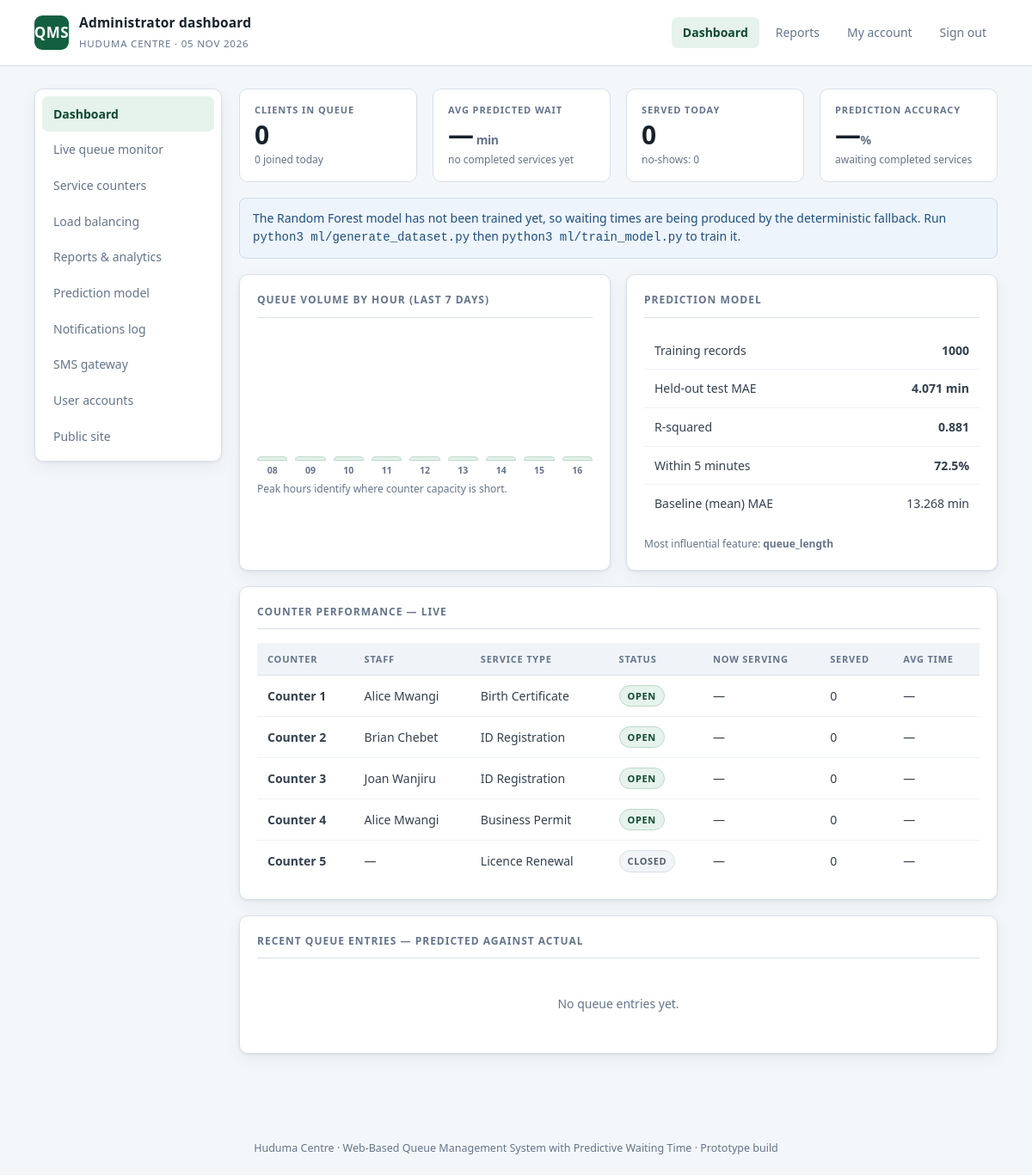
Screenshot of /admin/dashboard.php (signed in) with the database file from the repository.
### tables this page shows
CREATE TABLE service_counter (
    counter_id        INT AUTO_INCREMENT PRIMARY KEY,
    counter_name      VARCHAR(60)  NOT NULL,
    service_type      VARCHAR(80)  NOT NULL,
    status            ENUM('open','closed') NOT NULL DEFAULT 'closed',
     
     
     
    overflow_enabled  TINYINT(1) NOT NULL DEFAULT 1,
    assigned_staff_id INT DEFAULT NULL,
    CONSTRAINT fk_counter_staff FOREIGN KEY (assigned_staff_id)
        REFERENCES user (user_id) ON DELETE SET NULL,
    INDEX idx_counter_service (service_type, status)
);

CREATE TABLE user (
    user_id        INT AUTO_INCREMENT PRIMARY KEY,
    full_name      VARCHAR(120)  NOT NULL,
    phone_number   VARCHAR(20)   NOT NULL,
    email          VARCHAR(120)  DEFAULT NULL,
    password_hash  VARCHAR(255)  DEFAULT NULL,
    role           ENUM('client','staff','admin') NOT NULL DEFAULT 'client',
    created_at     DATETIME      NOT NULL DEFAULT CURRENT_TIMESTAMP,
    INDEX idx_user_phone (phone_number),
    UNIQUE KEY uq_user_email (email)
);

### includes/helpers.php (called while the page is built, shortened)
<?php
require_once __DIR__ . '/db.php';
function e(?string $s): string
{
    return htmlspecialchars((string)$s, ENT_QUOTES, 'UTF-8');
}

### includes/auth.php (called while the page is built, shortened)
<?php
require_once __DIR__ . '/helpers.php';
function auth_user(): ?array
{
    return $_SESSION['user'] ?? null;
}

### includes/db.php (called while the page is built, shortened)
<?php
function db(): PDO
{
    static $pdo = null;
    if ($pdo === null) {
        $dsn = sprintf('mysql:host=%s;dbname=%s;charset=utf8mb4', DB_HOST, DB_NAME);
        try {
            $pdo = new PDO($dsn, DB_USER, DB_PASS, [
                PDO::ATTR_ERRMODE            => PDO::ERRMODE_EXCEPTION,
                PDO::ATTR_DEFAULT_FETCH_MODE => PDO::FETCH_ASSOC,
                PDO::ATTR_EMULATE_PREPARES   => false,
            ]);
        } catch (PDOException $e) {
            http_response_code(500);
            die('Database connection failed. Check config/config.php. '
                . (APP_DEBUG ? htmlspecialchars($e->getMessage()) : ''));
        }
    }
    return $pdo;
}
function q(string $sql, array $params = []): PDOStatement
{
    $stmt = db()->prepare($sql);
    $stmt->execute($params);
    return $stmt;
}
function q_one(string $sql, array $params = []): ?array
{
    $row = q($sql, $params)->fetch();
    return $row === false ? null : $row;
}
function q_all(string $sql, array $params = []): array
{
    return q($sql, $params)->fetchAll();
}
function q_val(string $sql, array $params = [], $default = null)
{
    $v = q($sql, $params)->fetchColumn();
    return $v === false ? $default : $v;
}

### admin/dashboard.php (the view, shortened to what this page needs)
<?php
require_once __DIR__ . '/../includes/layout.php';
$inQueue = (int)q_val(
    'SELECT COUNT(*) FROM queue_entry WHERE status IN ("waiting","checked_in")', [], 0);
$peakToday = (int)q_val(
    'SELECT COUNT(*) FROM queue_entry WHERE DATE(join_time) = CURDATE()', [], 0);
$avgPredicted = q_val(
    'SELECT AVG(predicted_wait_time) FROM queue_entry
      WHERE status IN ("waiting","checked_in") AND predicted_wait_time IS NOT NULL');
$servedToday = (int)q_val(
    'SELECT COUNT(*) FROM queue_entry
      WHERE status = "completed" AND DATE(service_end_time) = CURDATE()', [], 0);
$noShowsToday = (int)q_val(
    'SELECT COUNT(*) FROM queue_entry
      WHERE status = "expired" AND DATE(expiry_time) = CURDATE()', [], 0);
$accuracy = q_one(
    'SELECT COUNT(*) AS n,
            AVG(ABS(predicted_wait_time -
                TIMESTAMPDIFF(SECOND, join_time, service_start_time)/60)) AS mae,
            AVG(TIMESTAMPDIFF(SECOND, join_time, service_start_time)/60) AS actual_avg
       FROM queue_entry
      WHERE status = "completed"
        AND predicted_wait_time IS NOT NULL
        AND service_start_time IS NOT NULL
        AND prediction_source = "model"');
$withinTolerance = q_val(
    'SELECT AVG(ABS(predicted_wait_time -
                TIMESTAMPDIFF(SECOND, join_time, service_start_time)/60) <= 5) * 100
       FROM queue_entry
      WHERE status = "completed" AND predicted_wait_time IS NOT NULL
        AND service_start_time IS NOT NULL AND prediction_source = "model"');
$byHour = [];
$maxHour = $byHour ? max($byHour) : 0;
$counters = q_all(
    'SELECT sc.*, u.full_name AS staff_name,
            (SELECT qe.queue_number FROM queue_entry qe
              WHERE qe.counter_id = sc.counter_id
                AND qe.status IN ("called","in_service")
              ORDER BY qe.called_time DESC LIMIT 1) AS now_serving,
            (SELECT COUNT(*) FROM queue_entry qe
              WHERE qe.counter_id = sc.counter_id AND qe.status = "completed") AS served,
            (SELECT AVG(sl.service_duration)/60 FROM service_log sl
              WHERE sl.counter_id = sc.counter_id AND sl.status = "completed") AS avg_minutes
       FROM service_counter sc
  LEFT JOIN user u ON u.user_id = sc.assigned_staff_id
   ORDER BY sc.counter_id');
$recent = q_all(
    'SELECT qe.queue_number, qe.service_type, qe.status, qe.predicted_wait_time,
            qe.prediction_source, qe.delivery_channel, qe.join_time,
            TIMESTAMPDIFF(SECOND, qe.join_time, qe.service_start_time)/60 AS actual_wait,
            sc.counter_name
       FROM queue_entry qe
  LEFT JOIN service_counter sc ON sc.counter_id = qe.counter_id
   ORDER BY qe.queue_entry_id DESC LIMIT 12');
$modelTrained = is_file(MODEL_FILE);
$metrics = null;
if (is_file(ML_DIR . '/model/training_metrics.json')) {
    $metrics = json_decode(file_get_contents(ML_DIR . '/model/training_metrics.json'), true);
}
page_head('Dashboard', 'dashboard', [
    'heading'    => 'Administrator dashboard',
    'subheading' => CENTRE_NAME . ' · ' . date('d M Y'),
]);
?>
<div class="side-layout">
  <nav class="sidenav">
    <a class="on" href="dashboard.php">Dashboard</a>
    <a href="monitor.php">Live queue monitor</a>
    <a href="counters.php">Service counters</a>
    <a href="balancing.php">Load balancing</a>
    <a href="reports.php">Reports &amp; analytics</a>
    <a href="model.php">Prediction model</a>
    <a href="notifications.php">Notifications log</a>
    <a href="gateway.php">SMS gateway</a>
    <a href="users.php">User accounts</a>
    <a href="../index.php">Public site</a>
  </nav>
  <div>
    <div class="grid g4" style="margin-bottom:18px;">
      <div class="stat"><div class="k">Clients in queue</div>
        <div class="v"><?= $inQueue ?></div>
        <div class="d"><?= $peakToday ?> joined today</div></div>
      <div class="stat"><div class="k">Avg predicted wait</div>
        <div class="v"><?= $avgPredicted !== null
              ? number_format((float)$avgPredicted, 0) : '—' ?><small> min</small></div>
        <div class="d"><?= $accuracy && $accuracy['actual_avg'] !== null
              ? 'actual: ' . number_format((float)$accuracy['actual_avg'], 1) . ' min'
              : 'no completed services yet' ?></div></div>
      <div class="stat"><div class="k">Served today</div>
        <div class="v"><?= $servedToday ?></div>
        <div class="d">no-shows: <?= $noShowsToday ?></div></div>
      <div class="stat"><div class="k">Prediction accuracy</div>
        <div class="v"><?= $withinTolerance !== null
              ? number_format((float)$withinTolerance, 0) : '—' ?><small>%</small></div>
        <div class="d"><?= $accuracy && $accuracy['mae'] !== null
              ? 'MAE ' . number_format((float)$accuracy['mae'], 1) . ' min over '
                . (int)$accuracy['n'] . ' services'
              : 'awaiting completed services' ?></div></div>
    </div>
    <?php if (!$modelTrained): ?>
      <div class="alert info">
        The Random Forest model has not been trained yet, so waiting times are
        being produced by the deterministic fallback. Run
        <code>python3 ml/generate_dataset.py</code> then
        <code>python3 ml/train_model.py</code> to train it.
      </div>
    <?php endif; ?>
    <div class="grid g2">
      <div class="panel">
        <h2>Queue volume by hour (last 7 days)</h2>
        <div class="bars-wrap">
          <div class="bars">
            <?php for ($h = OPENING_HOUR; $h < CLOSING_HOUR; $h++):
                $n = $byHour[$h] ?? 0;
                $pct = $maxHour > 0 ? max(3, (int)round($n / $maxHour * 100)) : 3; ?>
              <div class="b" style="height:<?= $pct ?>%" title="<?= $n ?> clients">
                <b><?= sprintf('%02d', $h) ?></b>
              </div>
            <?php endfor; ?>
          </div>
        </div>
        <p class="tiny muted">Peak hours identify where counter capacity is short.</p>
      </div>
      <div class="panel">
        <h2>Prediction model</h2>
        <?php if ($metrics): ?>
          <table>
            <tr><td>Training records</td><td class="right"><b><?= (int)$metrics['records'] ?></b></td></tr>
            <tr><td>Held-out test MAE</td><td class="right"><b><?= e($metrics['mae_minutes']) ?> min</b></td></tr>
            <tr><td>R-squared</td><td class="right"><b><?= e($metrics['r2']) ?></b></td></tr>
            <tr><td>Within 5 minutes</td><td class="right"><b><?= e($metrics['within_5_minutes_percent']) ?>%</b></td></tr>
            <tr><td>Baseline (mean) MAE</td><td class="right"><?= e($metrics['baseline_mae_minutes']) ?> min</td></tr>
          </table>
          <p class="tiny muted mt">
            Most influential feature:
            <b><?= e(array_key_first($metrics['feature_importance'])) ?></b>
          </p>
        <?php else: ?>
          <div class="empty">No training metrics found. Train the model to populate this panel.</div>
        <?php endif; ?>
      </div>
    </div>
    <div class="panel">
      <h2>Counter performance — live</h2>
      <table>
        <thead><tr>
          <th>Counter</th><th>Staff</th><th>Service type</th><th>Status</th>
          <th>Now serving</th><th>Served</th><th>Avg time</th>
        </tr></thead>
        <tbody>
        <?php foreach ($counters as $c): ?>
          <tr>
            <td><b><?= e($c['counter_name']) ?></b></td>
            <td><?= e($c['staff_name'] ?? '—') ?></td>
            <td><?= e($c['service_type']) ?></td>
            <td><?= badge($c['status']) ?></td>
            <td><?= e($c['now_serving'] ?? '—') ?></td>
            <td><?= (int)$c['served'] ?></td>
            <td><?= $c['avg_minutes'] !== null
                    ? number_format((float)$c['avg_minutes'], 1) . ' min' : '—' ?></td>
          </tr>
        <?php endforeach; ?>
        </tbody>
      </table>
    </div>
    <div class="panel">
      <h2>Recent queue entries — predicted against actual</h2>
      <?php if (!$recent): ?>
        <div class="empty">No queue entries yet.</div>
      <?php endif; ?>
    </div>
  </div>
</div>
<?php page_foot(); ?>

### includes/layout.php (shortened to what this page needs)
<?php
require_once __DIR__ . '/helpers.php';
require_once __DIR__ . '/auth.php';
function base_url(): string
{
    return defined('QMS_ROOT') ? QMS_ROOT : './';
}
function page_head(string $title, string $active = '', array $opts = []): void
{
    $root = base_url();
    $user = auth_user();
    ?><!DOCTYPE html>
<html lang="en">
<head>
<link rel="stylesheet" href="<?= e($root) ?>assets/css/style.css">
</head>
<body>
<header class="topbar">
  <div class="topbar-inner">
    <a class="brand" href="<?= e($root) ?>index.php">
      <span class="brand-mark">QMS</span>
      <span>
        <span class="brand-name"><?= e($opts['heading'] ?? 'Queue Management System') ?></span><br>
        <span class="brand-sub"><?= e($opts['subheading'] ?? CENTRE_NAME) ?></span>
      </span>
    </a>
    <nav class="nav">
      <?php if ($user && $user['role'] === 'staff'): ?>
        <a href="<?= e($root) ?>staff/counter.php" class="<?= $active === 'counter' ? 'on' : '' ?>">My counter</a>
        <a href="<?= e($root) ?>account.php" class="<?= $active === 'account' ? 'on' : '' ?>">My account</a>
        <a href="<?= e($root) ?>index.php">Public site</a>
        <a href="<?= e($root) ?>logout.php">Sign out</a>
      <?php elseif ($user && $user['role'] === 'admin'): ?>
        <a href="<?= e($root) ?>admin/dashboard.php" class="<?= $active === 'dashboard' ? 'on' : '' ?>">Dashboard</a>
        <a href="<?= e($root) ?>admin/reports.php" class="<?= $active === 'reports' ? 'on' : '' ?>">Reports</a>
        <a href="<?= e($root) ?>account.php" class="<?= $active === 'account' ? 'on' : '' ?>">My account</a>
        <a href="<?= e($root) ?>logout.php">Sign out</a>
      <?php endif; ?>
    </nav>
  </div>
</header>
<main class="wrap <?= !empty($opts['narrow']) ? 'wrap-narrow' : '' ?>">
<?php
}
function page_foot(): void
{
    ?>
</main>
<footer class="foot">
  <?= e(CENTRE_NAME) ?> &middot; Web-Based Queue Management System with Predictive
  Waiting Time &middot; Prototype build
</footer>
</body>
</html>
<?php
}
function badge(string $status): string
{
    return '<span class="badge ' . e($status) . '">'
        . e(strtoupper(str_replace('_', ' ', $status))) . '</span>';
}

### rows the page displays
service_counter: counter_name "Counter 1", assigned_staff.full_name "Alice Mwangi", service_type "Birth Certificate", status "OPEN", now_serving "—", served "0"
service_counter: counter_name "Counter 2", assigned_staff.full_name "Brian Chebet", service_type "ID Registration", status "OPEN", now_serving "—", served "0"
service_counter: counter_name "Counter 3", assigned_staff.full_name "Joan Wanjiru", service_type "ID Registration", status "OPEN", now_serving "—", served "0"
service_counter: counter_name "Counter 4", assigned_staff.full_name "Alice Mwangi", service_type "Business Permit", status "OPEN", now_serving "—", served "0"
service_counter: counter_name "Counter 5", staff_name "—", service_type "Licence Renewal", status "CLOSED", now_serving "—", served "0"

### other values shown
$opts['heading'] "Administrator dashboard"
$opts['subheading'] "HUDUMA CENTRE · 05 NOV 2026"
$inQueue "0"
$peakToday "0"
$servedToday "0"
$noShowsToday "0"
$metrics['records'] "1000"
$metrics['mae_minutes'] "4.071"
$metrics['r2'] "0.881"
$metrics['within_5_minutes_percent'] "72.5"
$metrics['baseline_mae_minutes'] "13.268"
array_key_first($metrics['feature_importance']) "queue_length"
CENTRE_NAME "Huduma Centre"
